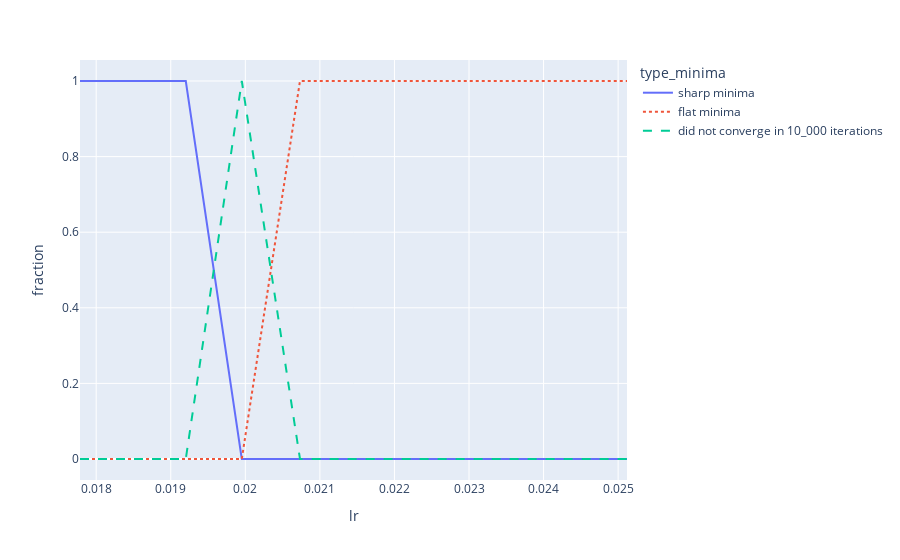

Notebook code for this chart:
### Code cell
px.line(data_frame=ends_counts, x='lr', y='fraction', color='type_minima', line_dash='type_minima')

### Figure 1 — Plotly figure (JSON) as saved in the notebook; plotly's stock layout.template omitted (floating-point values rounded to 4 significant figures)
{"data": [{"hovertemplate": "type_minima=sharp minima<br>lr=%{x}<br>fraction=%{y}<extra></extra>", "legendgroup": "sharp minima", "line": {"color": "#636efa", "dash": "solid"}, "marker": {"symbol": "circle"}, "mode": "lines", "name": "sharp minima", "orientation": "v", "showlegend": true, "type": "scatter", "x": [0.01778, 0.01848, 0.0192, 0.01995, 0.02073, 0.02154, 0.02239, 0.02326, 0.02417, 0.02512], "xaxis": "x", "y": [1, 1, 1, 0, 0, 0, 0, 0, 0, 0], "yaxis": "y"}, {"hovertemplate": "type_minima=flat minima<br>lr=%{x}<br>fraction=%{y}<extra></extra>", "legendgroup": "flat minima", "line": {"color": "#EF553B", "dash": "dot"}, "marker": {"symbol": "circle"}, "mode": "lines", "name": "flat minima", "orientation": "v", "showlegend": true, "type": "scatter", "x": [0.01778, 0.01848, 0.0192, 0.01995, 0.02073, 0.02154, 0.02239, 0.02326, 0.02417, 0.02512], "xaxis": "x", "y": [0, 0, 0, 0, 1, 1, 1, 1, 1, 1], "yaxis": "y"}, {"hovertemplate": "type_minima=did not converge in 10_000 iterations<br>lr=%{x}<br>fraction=%{y}<extra></extra>", "legendgroup": "did not converge in 10_000 iterations", "line": {"color": "#00cc96", "dash": "dash"}, "marker": {"symbol": "circle"}, "mode": "lines", "name": "did not converge in 10_000 iterations", "orientation": "v", "showlegend": true, "type": "scatter", "x": [0.01778, 0.01848, 0.0192, 0.01995, 0.02073, 0.02154, 0.02239, 0.02326, 0.02417, 0.02512], "xaxis": "x", "y": [0, 0, 0, 1, 0, 0, 0, 0, 0, 0], "yaxis": "y"}], "layout": {"legend": {"title": {"text": "type_minima"}, "tracegroupgap": 0}, "margin": {"t": 60}, "xaxis": {"anchor": "y", "domain": [0, 1], "title": {"text": "lr"}}, "yaxis": {"anchor": "x", "domain": [0, 1], "title": {"text": "fraction"}}}}
